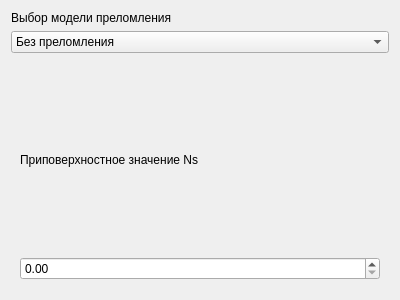
<?xml version="1.0" encoding="UTF-8"?>
<ui version="4.0">
 <class>RefractionSelection</class>
 <widget class="QWidget" name="RefractionSelection">
  <property name="geometry">
   <rect>
    <x>0</x>
    <y>0</y>
    <width>400</width>
    <height>300</height>
   </rect>
  </property>
  <property name="windowTitle">
   <string>Form</string>
  </property>
  <layout class="QGridLayout" name="gridLayout">
   <item row="0" column="0">
    <widget class="QLabel" name="label_2">
     <property name="text">
      <string>Выбор модели преломления</string>
     </property>
    </widget>
   </item>
   <item row="1" column="0">
    <widget class="QComboBox" name="rev_ref_combo">
     <item>
      <property name="text">
       <string>Без преломления</string>
      </property>
     </item>
     <item>
      <property name="text">
       <string>Модель эффективного радиуса «4/3»</string>
      </property>
     </item>
     <item>
      <property name="text">
       <string>Модель среднего значения k</string>
      </property>
     </item>
     <item>
      <property name="text">
       <string>Модель среднего значения радиуса кривизны</string>
      </property>
     </item>
     <item>
      <property name="text">
       <string>Модель численного интегрирования</string>
      </property>
     </item>
    </widget>
   </item>
   <item row="2" column="0">
    <widget class="QStackedWidget" name="stackedWidget">
     <property name="currentIndex">
      <number>1</number>
     </property>
     <widget class="QWidget" name="page_3">
      <layout class="QGridLayout" name="gridLayout_3">
       <item row="0" column="0">
        <widget class="QLabel" name="label_3">
         <property name="text">
          <string>Приповерхностное значение Ns</string>
         </property>
        </widget>
       </item>
       <item row="1" column="0">
        <widget class="QDoubleSpinBox" name="doubleSpinBox_2">
         <property name="maximum">
          <double>1000.000000000000000</double>
         </property>
        </widget>
       </item>
      </layout>
     </widget>
     <widget class="QWidget" name="page_4">
      <layout class="QGridLayout" name="gridLayout_2">
       <item row="0" column="0">
        <widget class="QLabel" name="label">
         <property name="text">
          <string>Приповерхностное значение Ns</string>
         </property>
        </widget>
       </item>
       <item row="1" column="0">
        <widget class="QDoubleSpinBox" name="doubleSpinBox">
         <property name="maximum">
          <double>1000.000000000000000</double>
         </property>
        </widget>
       </item>
      </layout>
     </widget>
     <widget class="QWidget" name="page_5">
      <layout class="QGridLayout" name="gridLayout_4">
       <item row="0" column="0">
        <widget class="QLabel" name="label_4">
         <property name="text">
          <string>Шаг интегрирования</string>
         </property>
        </widget>
       </item>
       <item row="1" column="0">
        <widget class="QDoubleSpinBox" name="doubleSpinBox_3">
         <property name="maximum">
          <double>1000.000000000000000</double>
         </property>
        </widget>
       </item>
      </layout>
     </widget>
     <widget class="QWidget" name="page"/>
     <widget class="QWidget" name="page_2"/>
    </widget>
   </item>
  </layout>
 </widget>
 <resources/>
 <connections>
  <connection>
   <sender>rev_ref_combo</sender>
   <signal>currentIndexChanged(int)</signal>
   <receiver>stackedWidget</receiver>
   <slot>setCurrentIndex(int)</slot>
   <hints>
    <hint type="sourcelabel">
     <x>199</x>
     <y>39</y>
    </hint>
    <hint type="destinationlabel">
     <x>199</x>
     <y>173</y>
    </hint>
   </hints>
  </connection>
 </connections>
</ui>
